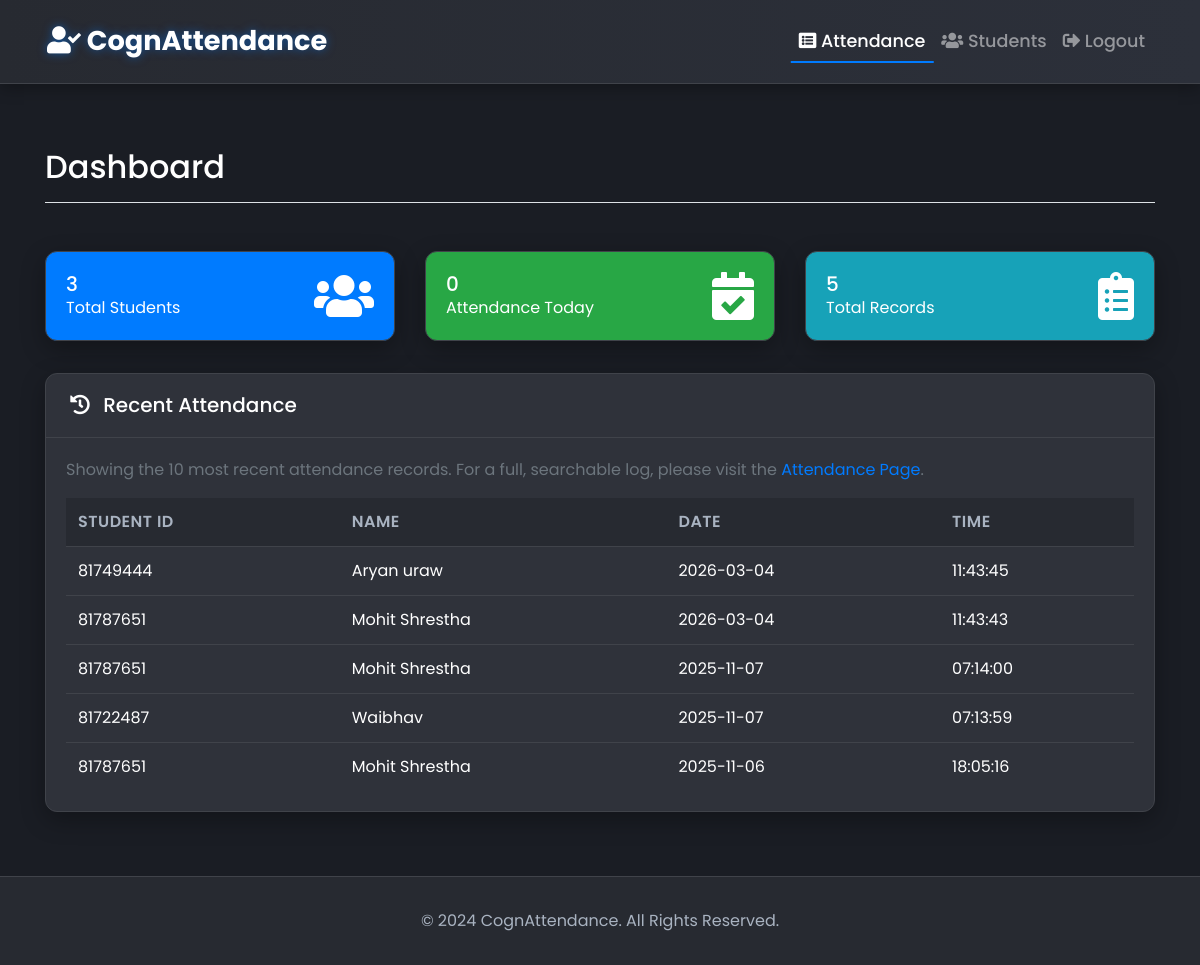
The app's page / (signed in) with its own data.
### tables this page shows
CREATE TABLE attendance (
                id INTEGER PRIMARY KEY AUTOINCREMENT,
                student_id TEXT NOT NULL,
                date TEXT NOT NULL,
                time TEXT NOT NULL,
                FOREIGN KEY (student_id) REFERENCES students (id) ON DELETE CASCADE
            );

CREATE TABLE students (
                id TEXT PRIMARY KEY,
                name TEXT NOT NULL,
                faculty TEXT,
                dob TEXT,
                email TEXT,
                address TEXT
            );

### app.py (the view)
@app.route('/')
@login_required
def index():
    all_students = get_all_students()
    all_records = get_attendance()
    today_str = datetime.now().strftime("%Y-%m-%d")
    stats = {
        'total_students': len(all_students),
        'total_records': len(all_records),
        'today_records': sum(1 for r in all_records if r['date'] == today_str)
    }
    return render_template('index.html', attendance=all_records[:10], **stats)

### app.py (called while the page is built)
def login_required(f):
    @wraps(f)
    def decorated_function(*args, **kwargs):
        if 'logged_in' not in session:
            return redirect(url_for('login', next=request.url))
        if request.method == 'POST':
            if request.referrer and not request.referrer.startswith(request.host_url):
                flash('Invalid request origin', 'danger')
                return redirect(url_for('login'))
        return f(*args, **kwargs)
    return decorated_function

### database_sql.py (called while the page is built)
def get_db_connection():
    conn = sqlite3.connect(DB_FILE)
    conn.row_factory = sqlite3.Row
    return conn

def get_all_students():
    conn = get_db_connection()
    students = conn.execute("SELECT * FROM students ORDER BY name").fetchall()
    conn.close()
    return [dict(row) for row in students]

def get_attendance():
    conn = get_db_connection()
    attendance = conn.execute('''
        SELECT a.id, s.id as student_id, s.name, a.date, a.time
        FROM attendance a
        JOIN students s ON a.student_id = s.id
        ORDER BY a.date DESC, a.time DESC
    ''').fetchall()
    conn.close()
    return [dict(row) for row in attendance]

### templates/index.html (shortened to what this page needs)
{% extends 'layout.html' %}
{% block content %}
<div class="d-flex justify-content-between flex-wrap flex-md-nowrap align-items-center pt-3 pb-2 mb-3 border-bottom">
    <h1 class="h2">Dashboard</h1>
</div>
<div class="row mb-4">
    <div class="col-md-4">
        <div class="card text-white bg-primary">
            <div class="card-body">
                <div class="d-flex justify-content-between align-items-center">
                    <div>
                        <h5 class="card-title mb-0">{{ total_students }}</h5>
                        <p class="card-text">Total Students</p>
                    </div>
                    <i class="fas fa-users fa-3x"></i>
                </div>
            </div>
        </div>
    </div>
    <div class="col-md-4">
        <div class="card text-white bg-success">
            <div class="card-body">
                <div class="d-flex justify-content-between align-items-center">
                    <div>
                        <h5 class="card-title mb-0">{{ today_records }}</h5>
                        <p class="card-text">Attendance Today</p>
                    </div>
                    <i class="fas fa-calendar-check fa-3x"></i>
                </div>
            </div>
        </div>
    </div>
    <div class="col-md-4">
        <div class="card text-white bg-info">
            <div class="card-body">
                <div class="d-flex justify-content-between align-items-center">
                    <div>
                        <h5 class="card-title mb-0">{{ total_records }}</h5>
                        <p class="card-text">Total Records</p>
                    </div>
                    <i class="fas fa-clipboard-list fa-3x"></i>
                </div>
            </div>
        </div>
    </div>
</div>
<div class="card">
    <div class="card-header">
        <h5 class="mb-0"><i class="fas fa-history mr-2"></i> Recent Attendance</h5>
    </div>
    <div class="card-body">
        <p class="text-muted">Showing the 10 most recent attendance records. For a full, searchable log, please visit the <a href="{{ url_for('list_attendance') }}">Attendance Page</a>.</p>
        {% include '_attendance_table.html' %}
    </div>
</div>
{% endblock %}

### templates/_attendance_table.html (shortened to what this page needs)
<table class="table table-hover mb-0" id="attendanceTable">
    <thead>
        <tr>
            <th>Student ID</th>
            <th>Name</th>
            <th>Date</th>
            <th>Time</th>
        </tr>
    </thead>
    <tbody>
        {% for record in attendance %}
            <tr>
                <td>{{ record.student_id }}</td>
                <td>{{ record.name }}</td>
                <td>{{ record.date }}</td>
                <td>{{ record.time }}</td>
            </tr>
        {% endfor %}
    </tbody>
</table>

### static/style.css (style rules this page uses)
:root { --primary-bg: #1a1d24; --secondary-bg: #272a31; --card-bg: #2f323a; --primary-text: #ffffff; --secondary-text: #a9b3c1; --accent: #007bff; --accent-hover: #0056b3; --border-color: #40434a; --success: #28a745; --danger: #dc3545; --glow-color: rgba(0, 123, 255, 0.5); }
body { background-color: var(--primary-bg); color: var(--primary-text); font-family: 'Poppins', sans-serif; font-weight: 400; animation: fadeIn 0.8s ease-in-out; }
.card { background-color: var(--card-bg); border: 1px solid var(--border-color); border-radius: 12px; box-shadow: 0 8px 25px rgba(0, 0, 0, 0.3); margin-top: 2rem; animation: slideInUp 0.7s ease-out forwards; transition: transform 0.3s ease, box-shadow 0.3s ease; }
.card-header { background-color: transparent; font-size: 1.4rem; font-weight: 600; border-bottom: 1px solid var(--border-color); border-top-left-radius: 12px; border-top-right-radius: 12px; padding: 1.2rem 1.5rem; }
.table { color: var(--primary-text); margin-bottom: 0; }
.table thead th { background-color: var(--secondary-bg); color: var(--secondary-text); border: none; font-weight: 600; text-transform: uppercase; letter-spacing: 0.5px; }
.table tbody tr { background-color: var(--card-bg); transition: background-color 0.2s ease-in-out, transform 0.2s ease; }
.table td, .table th { border-top: 1px solid var(--border-color); vertical-align: middle; }

### records on screen
attendance: student_id "81749444", name "Aryan uraw", date "2026-03-04", time "11:43:45"
attendance: student_id "81787651", name "Mohit Shrestha", date "2026-03-04", time "11:43:43"
attendance: student_id "81787651", name "Mohit Shrestha", date "2025-11-07", time "07:14:00"
attendance: student_id "81722487", name "Waibhav", date "2025-11-07", time "07:13:59"
attendance: student_id "81787651", name "Mohit Shrestha", date "2025-11-06", time "18:05:16"

### other values on screen
{{ total_students }} "3"
{{ today_records }} "0"
{{ total_records }} "5"
